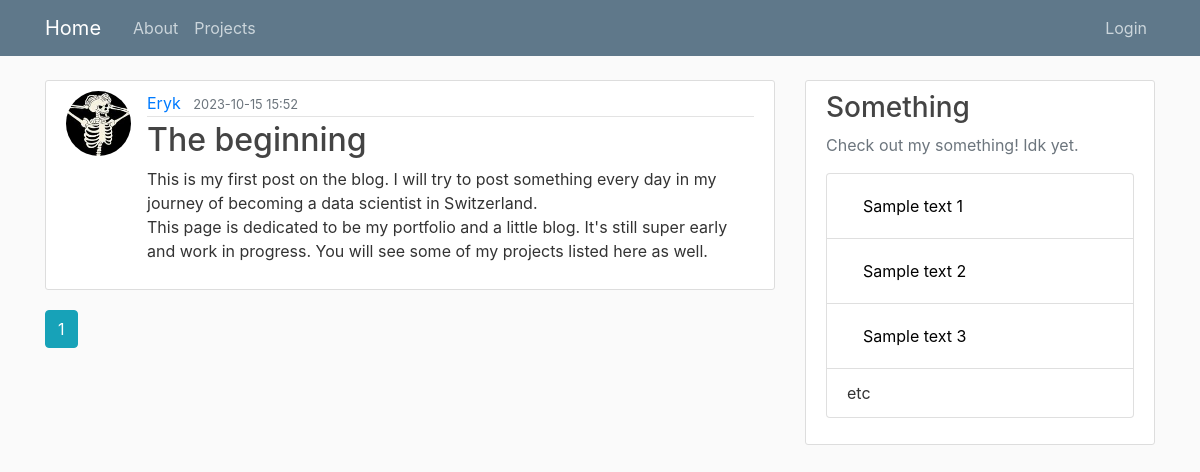
Page /home on the earlier database version.
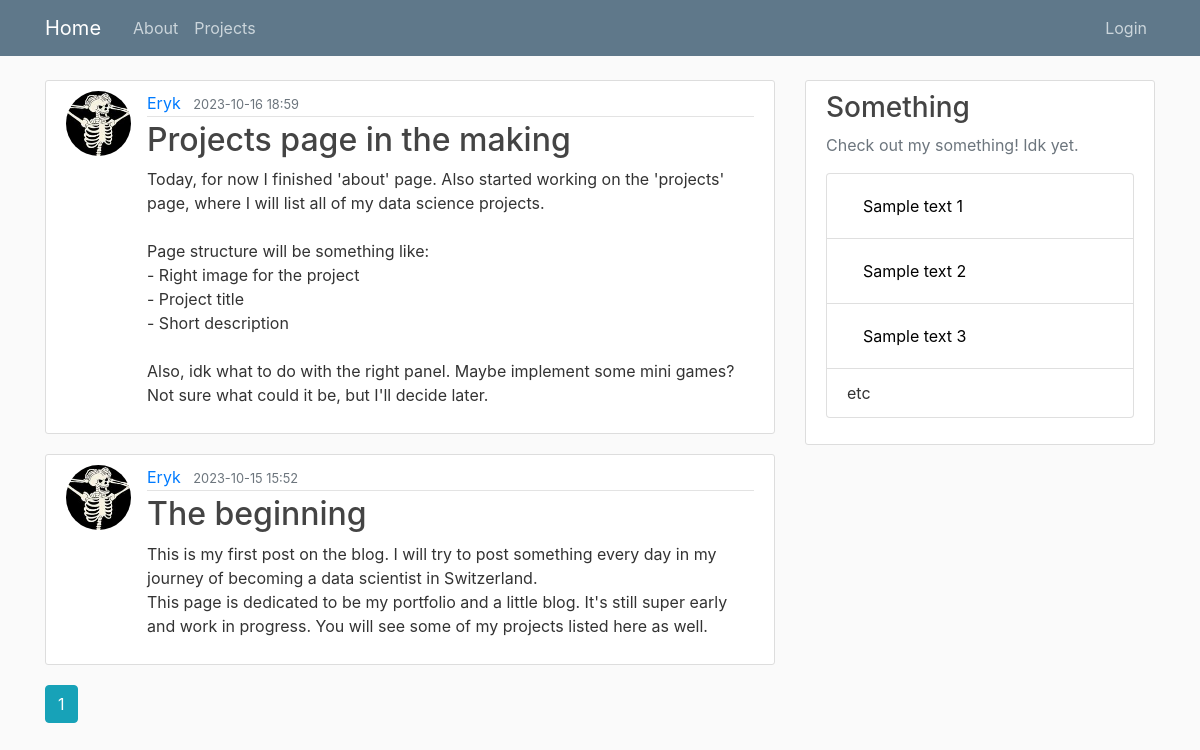
Same page on the later database version.
### blog/models.py (models this page shows, shortened)
class Post(db.Model):
    id = db.Column(db.Integer, primary_key=True)
    title = db.Column(db.String(100), nullable=False)
    date_posted = db.Column(db.DateTime, nullable=False, default=datetime.utcnow)
    content = db.Column(db.Text, nullable=False)
    user_id = db.Column(db.Integer, db.ForeignKey('user.id'), nullable=False)

class User(db.Model, UserMixin):
    id = db.Column(db.Integer, primary_key=True)
    username = db.Column(db.String(20), unique=True, nullable=False)
    email = db.Column(db.String(120), unique=True, nullable=False)
    image_file = db.Column(db.String(20), nullable=False, default='default.jpg')
    password = db.Column(db.String(60), nullable=False)
    posts = db.relationship('Post', backref='author', lazy=True)

### blog/main/routes.py (the view)
@main.route("/")
@main.route("/home")
def home():
	page = request.args.get('page', default=1, type=int)
	posts = Post.query.order_by(Post.date_posted.desc()).paginate(page=page, per_page=5)
	return render_template('home.html', posts=posts)

### blog/templates/home.html
{% extends "layout.html" %}
{% block content %}
    {% for post in posts.items %}
        <article class="media content-section">
            <img class="rounded-circle article-img" src="{{ url_for('static', filename='profile_pics/' + post.author.image_file) }}">
            <div class="media-body">
                <div class="article-metadata">
                    <a class="mr-2" href="{{ url_for('users.user_posts', username=post.author.username) }}" style="text-decoration: none;">{{ post.author.username }}</a>
                    <small class="text-muted">{{ post.date_posted.strftime('%Y-%m-%d %H:%M') }}</small>
                </div>
                <h2><a class="article-title" href="{{ url_for('posts.post', post_id=post.id) }}" style="text-decoration: none;">{{ post.title }}</a></h2>
                <p class="article-content">{{ post.content }}</p>
            </div>
        </article>
    {% endfor %}
    {% for page_num in posts.iter_pages(left_edge=1, right_edge=1, left_current=1, right_current=1) %}
        {% if page_num %}
            {% if posts.page == page_num %}
                <a class="btn btn-info mb-4" href="{{ url_for('main.home', page=page_num) }}">{{ page_num }}</a>
            {% else %}
                <a class="btn btn-outline-info mb-4" href="{{ url_for('main.home', page=page_num) }}">{{ page_num }}</a>
            {% endif %}
        {% else %}
            ...
        {% endif %}
    {% endfor %}
{% endblock content %}

### blog/templates/layout.html (shortened to what this page needs)
<!DOCTYPE html>
<html lang="en">
<head>
     <link rel="stylesheet" href="https://maxcdn.bootstrapcdn.com/bootstrap/4.0.0/css/bootstrap.min.css">
     <link rel="stylesheet" type="text/css" href="{{ url_for('static', filename='main.css') }}">
 </head>
 <body>
     <header class="site-header">
       <nav class="navbar navbar-expand-md navbar-dark bg-steel fixed-top">
         <div class="container">
           <a class="navbar-brand mr-4" href="{{ url_for('main.home') }}">Home</a>
           <div class="collapse navbar-collapse" id="navbarToggle">
             <div class="navbar-nav mr-auto">
               <a class="nav-item nav-link" href="{{ url_for('main.about') }}">About</a>
             </div>
            <div class="collapse navbar-collapse" id="navbarToggle">
              <div class="navbar-nav mr-auto">
                <a class="nav-item nav-link" href="{{ url_for('projects.projects_page') }}">Projects</a>
              </div>
            </div>
             <div class="navbar-nav ml-auto">
               {% if current_user.is_authenticated %}
                 <a class="nav-item nav-link" href="{{ url_for('posts.new_post') }}">New Post</a>
                 <a class="nav-item nav-link" href="{{ url_for('users.account') }}">Account</a>
                 <a class="nav-item nav-link" href="{{ url_for('users.logout') }}">Logout</a>
               {% else %}
                 <a class="nav-item nav-link" href="{{ url_for('users.login') }}">Login</a>
               {% endif %}
             </div>
           </div>
         </div>
       </nav>
     </header>
     <main role="main" class="container">
       <div class="row">
         <div class="col-md-8">
           {% block content %}{% endblock %}
         </div>
         <div class="col-md-4">
           <div class="content-section">
             <h3>Something</h3>
             <p class='text-muted'>Check out my something! Idk yet.
               <ul class="list-group">
                 <li class="list-group-item">
                  <a class="nav-link" href="#" style="color:black">Sample text 1</a></li>
                 <li class="list-group-item">
                  <a class="nav-link" href="#" style="color:black">Sample text 2</a></li>
                 <li class="list-group-item">
                  <a class="nav-link" href="#" style="color:black">Sample text 3</a></li>
                 <li class="list-group-item ">etc</li>
               </ul>
             </p>
           </div>
         </div>
       </div>
     </main>
 </body>
 </html>

### blog/static/main.css (style rules this page uses)
body { background: #fafafa; color: #333333; margin-top: 5rem; }
h1, h2, h3, h4, h5, h6 { color: #444444; }
.bg-steel { background-color: #5f788a; }
.site-header .navbar-nav .nav-link { color: #cbd5db; }
.content-section { background: #ffffff; padding: 10px 20px; border: 1px solid #dddddd; border-radius: 3px; margin-bottom: 20px; }
.article-title { color: #444444; }
.article-content { white-space: pre-line; }
.article-img { height: 65px; width: 65px; margin-right: 16px; }
.article-metadata { padding-bottom: 1px; margin-bottom: 4px; border-bottom: 1px solid #e3e3e3 }

Differences in the rows shown:
added Post: image_file (picture), author.username "Eryk", date_posted "2023-10-16 18:59", title "Projects page in the making", content "Today, for now I finished 'about' page. Also started working on the 'projects' page, where I will list all of my data science projects. Page structure will be something like: - Right image for the project - Project title - Short description Also, idk what to do with the right panel. Maybe implement some mini games? Not sure what could it be, but I'll decide later."
